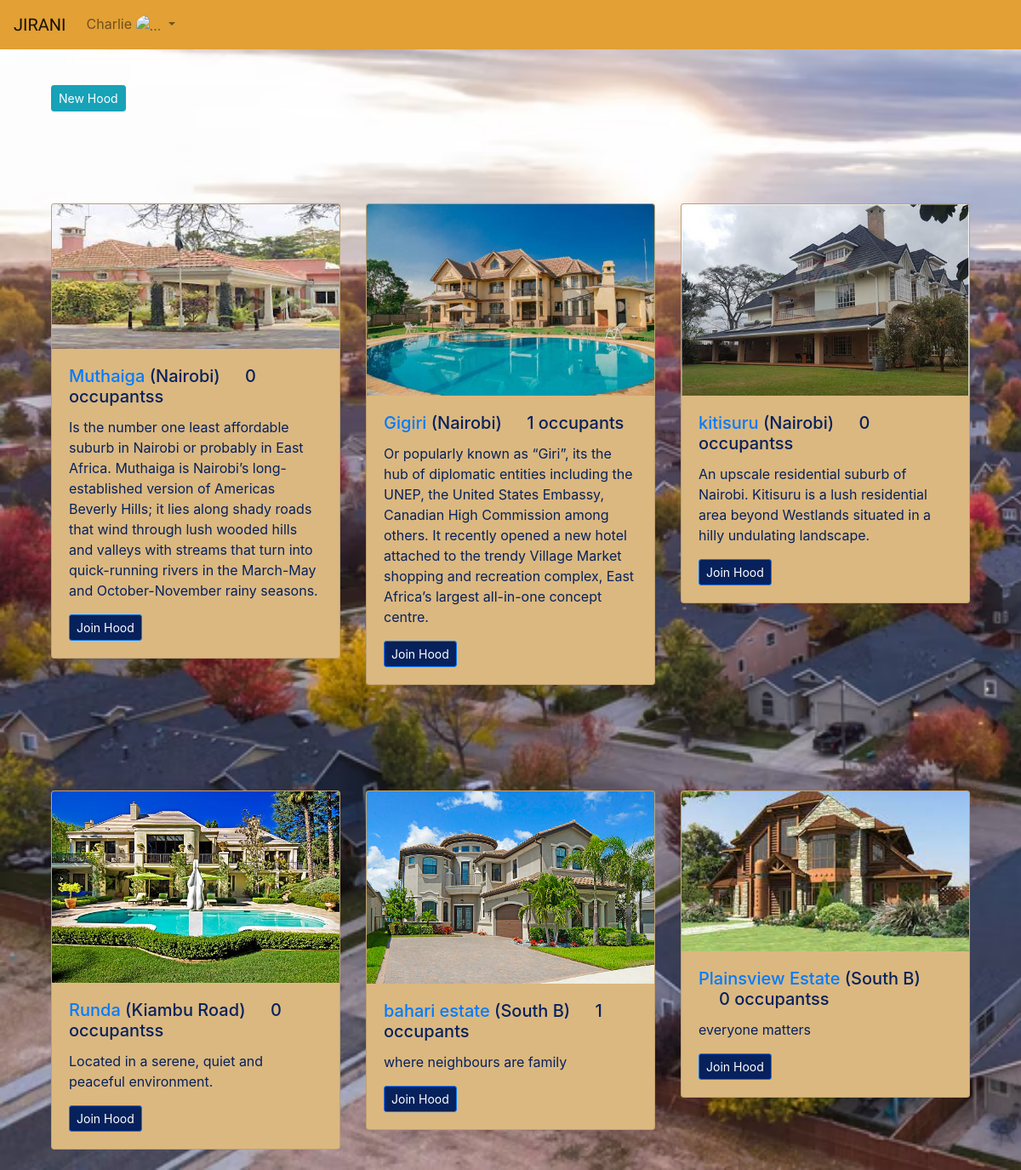
The page /hoods/ (signed in) on the database its author committed.
### app/models.py (models this page shows, shortened)
class Neighborhood(models.Model):
    hoodname = models.CharField(blank=True, max_length=120)
    location = models.CharField(max_length=60, blank=True)
    admin = models.ForeignKey("Profile", on_delete=models.CASCADE, related_name='hood')
    hoodphoto = models.ImageField(upload_to='images/', null=True)
    description = models.TextField(null =True)
    healthdep = models.IntegerField(null=True, blank=True)
    policeno = models.IntegerField(null=True, blank=True)

### app/views.py (the view)
# urls.py: path('hoods/', views.hoods, name='jirani'),
def hoods(request):
    hoods = Neighborhood.objects.all()
    hoods = hoods[::-1]
    context = {
        'hoods': hoods,
    }
    return render(request, 'jirani/jirani.html', context)

### app/templates/jirani/jirani.html
{% extends 'jirani/base.html' %}
{% load crispy_forms_tags %}
{% block content %}
<div class="container">
        <a href="{% url 'new-hood' %}" class="btn btn-sm btn-info mb-2"> New Hood</a>
    <div class="row">
        {% for hood in hoods %}
        <div class="col-md-4">
            <div class="card mb-4" style="min-height:340px">
                <img src="{{ hood.hoodphoto.url }}" class="card-img-top" alt="{{ hood.hoodname }}">
                <div class="card-body">
                    <h5 class="card-title"><a href="{% url 'hood' hood.id%}">{{ hood.hoodname }} </a>  ({{hood.location}}) <span class="ml-4">{{hood.occupants.count}} occupants{{hood.occupants.count|pluralize}}</span></h5>
                    <p class="card-text">{{hood.description}}</p>
                    {% if request.user.profile.neighborhood == hood %}
                    <a href="{% url 'leave-hood' hood.id %}" class="btn btn-outline-danger btn-sm">Leave Hood</a>
                    {% elif not request.user.profile.neighborhood %}
                    <a href="{% url 'join-hood' hood.id %}" class="btn btn-primary btn-sm">Join Hood</a>
                    {% endif %}
                </div>
            </div>
        </div>
        {% endfor %}
    </div>
</div>
{% endblock %}

### app/templates/navbar.html (shortened to what this page needs)
<div class="container-fluid px-0">
    <header>
        <nav class="navbar fixed-top navbar-expand-lg navbar-transparent navbar-light bg-steel">
            <a class="navbar-brand" href="{% url 'home' %}">JIRANI</a>
            <div class="collapse navbar-collapse" id="navbarSupportedContent">
                <ul class="navbar-nav navbar-right">
                    {% if user.is_authenticated%}
                        <li class="nav-item dropdown">
                            <a class="nav-link dropdown-toggle" id="navbarDropdownMenuLink" data-toggle="dropdown">{{ user.username|title }}
                            <img class="rounded-circle nav-img" src="{{ user.profile.profile_pic.url }}" width="22" height="22" class="rounded-circle" alt="..." style="width: 45px; height: 45px">
                            </a>
                        </li>
                    {% else %}
                        <a href="{% url 'login' %}" class="login btn btn-sm btn-primary"> Register/Login </a>
                    {% endif %}
                </ul>
            </div>
        </nav>
    </header>
</div>

### static/css/main.css (style rules this page uses)
body { background: url(/static/images/hood.avif); background-repeat: no-repeat; background-size: cover; color: #fff; }
.navbar-transparent { background: transparent; }
.navbar-nav > li > a { color: #fff; }
.navbar-brand { font-family: "Allerta Stencil", sans-serif; color: #2660dd; }
.btn-primary { background-color: #06215c; }
.bg-steel { background-color: #e2a035; }
.card { background-color: #dbb880; margin-top: 100px; color: #06215c; width: fit-content; }

### rows shown on the page
Neighborhood: hoodphoto (picture), hoodname "Muthaiga", location "Nairobi", occupants.count "0", description "Is the number one least affordable suburb in Nairobi or probably in East Africa. Muthaiga is Nairobi’s long-established version of Americas Beverly Hills; it lies along shady roads that wind through lush wooded hills and valleys with streams that turn into quick-running rivers in the March-May and October-November rainy seasons."
Neighborhood: hoodphoto (picture), hoodname "Gigiri", location "Nairobi", occupants.count "1", description "Or popularly known as “Giri”, its the hub of diplomatic entities including the UNEP, the United States Embassy, Canadian High Commission among others. It recently opened a new hotel attached to the trendy Village Market shopping and recreation complex, East Africa’s largest all-in-one concept centre."
Neighborhood: hoodphoto (picture), hoodname "kitisuru", location "Nairobi", occupants.count "0", description "An upscale residential suburb of Nairobi. Kitisuru is a lush residential area beyond Westlands situated in a hilly undulating landscape."
Neighborhood: hoodphoto (picture), hoodname "Runda", location "Kiambu Road", occupants.count "0", description "Located in a serene, quiet and peaceful environment."
Neighborhood: hoodphoto (picture), hoodname "bahari estate", location "South B", occupants.count "1", description "where neighbours are family"
Neighborhood: hoodphoto (picture), hoodname "Plainsview Estate", location "South B", occupants.count "0", description "everyone matters"

### other values the page prints
{{ user.username|title }} "Charlie"
